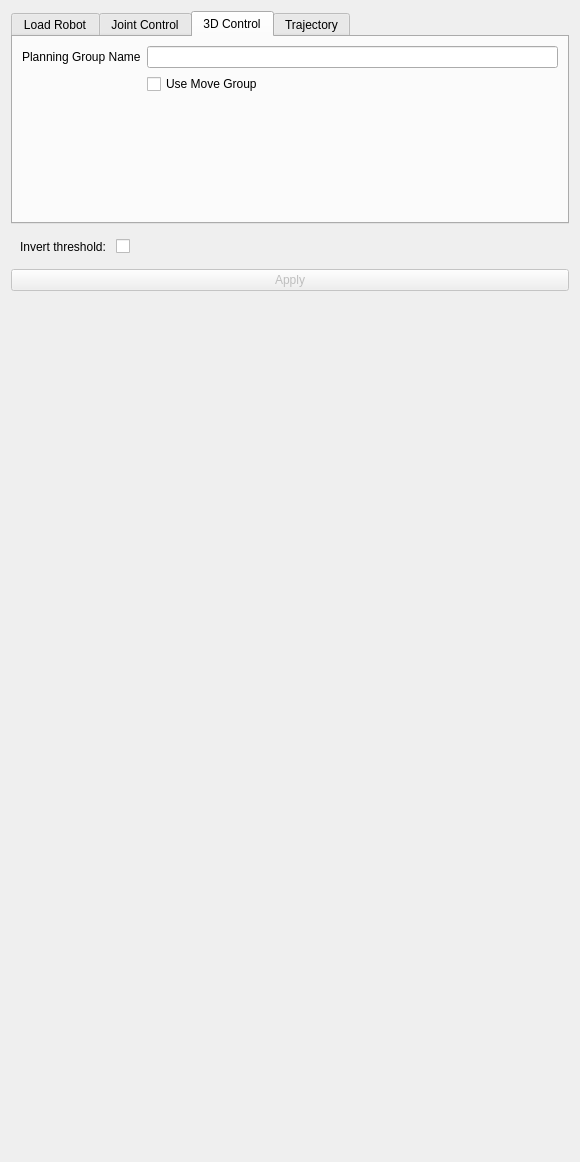
<?xml version="1.0" encoding="UTF-8"?>
<ui version="4.0">
 <class>RoboDrag</class>
 <widget class="qMRMLWidget" name="RoboDrag">
  <property name="geometry">
   <rect>
    <x>0</x>
    <y>0</y>
    <width>580</width>
    <height>1162</height>
   </rect>
  </property>
  <layout class="QVBoxLayout" name="verticalLayout">
   <item>
    <widget class="QTabWidget" name="tabWidget">
     <property name="sizePolicy">
      <sizepolicy hsizetype="Expanding" vsizetype="Preferred">
       <horstretch>0</horstretch>
       <verstretch>0</verstretch>
      </sizepolicy>
     </property>
     <property name="currentIndex">
      <number>2</number>
     </property>
     <widget class="QWidget" name="loadtab">
      <property name="contextMenuPolicy">
       <enum>Qt::PreventContextMenu</enum>
      </property>
      <attribute name="title">
       <string>Load Robot</string>
      </attribute>
      <layout class="QFormLayout" name="formLayout_2">
       <item row="0" column="0">
        <widget class="QLabel" name="robotnamelabel">
         <property name="text">
          <string>Robot Name:</string>
         </property>
        </widget>
       </item>
       <item row="0" column="1">
        <widget class="qMRMLNodeComboBox" name="ikrobotcombobox" native="true">
         <property name="nodeTypes" stdset="0">
          <stringlist notr="true">
           <string>vtkMRMLROS2RobotNode</string>
          </stringlist>
         </property>
         <property name="hideChildNodeTypes" stdset="0">
          <stringlist notr="true"/>
         </property>
         <property name="interactionNodeSingletonTag" stdset="0">
          <string notr="true"/>
         </property>
        </widget>
       </item>
       <item row="1" column="1">
        <widget class="QPushButton" name="usebutton">
         <property name="text">
          <string>Use</string>
         </property>
        </widget>
       </item>
       <item row="2" column="0" colspan="2">
        <widget class="ctkCollapsibleButton" name="appCollapsibleButton" native="true">
         <property name="enabled">
          <bool>true</bool>
         </property>
         <property name="text" stdset="0">
          <string>Robot Appearance </string>
         </property>
         <property name="collapsed" stdset="0">
          <bool>false</bool>
         </property>
         <layout class="QFormLayout" name="formLayout_6">
          <item row="2" column="0">
           <widget class="QLabel" name="label">
            <property name="text">
             <string>Robot Names:</string>
            </property>
           </widget>
          </item>
          <item row="2" column="1">
           <widget class="qMRMLNodeComboBox" name="robotcomboBox" native="true">
            <property name="nodeTypes" stdset="0">
             <stringlist notr="true">
              <string>vtkMRMLROS2RobotNode</string>
             </stringlist>
            </property>
            <property name="hideChildNodeTypes" stdset="0">
             <stringlist notr="true"/>
            </property>
            <property name="interactionNodeSingletonTag" stdset="0">
             <string notr="true"/>
            </property>
           </widget>
          </item>
          <item row="3" column="0">
           <widget class="QLabel" name="label_2">
            <property name="text">
             <string>Select Opacity Percentage:</string>
            </property>
           </widget>
          </item>
          <item row="3" column="1">
           <widget class="QSpinBox" name="spinBox">
            <property name="sizePolicy">
             <sizepolicy hsizetype="Minimum" vsizetype="Fixed">
              <horstretch>0</horstretch>
              <verstretch>0</verstretch>
             </sizepolicy>
            </property>
            <property name="baseSize">
             <size>
              <width>0</width>
              <height>0</height>
             </size>
            </property>
           </widget>
          </item>
          <item row="4" column="1">
           <widget class="QPushButton" name="opacitypushButton">
            <property name="text">
             <string>Set Opacity</string>
            </property>
           </widget>
          </item>
          <item row="5" column="0">
           <widget class="QLabel" name="label_3">
            <property name="text">
             <string>Change Robot Colour:</string>
            </property>
           </widget>
          </item>
          <item row="5" column="1">
           <widget class="ctkColorPickerButton" name="robotColorButton"/>
          </item>
         </layout>
        </widget>
       </item>
      </layout>
     </widget>
     <widget class="QWidget" name="Jointtab">
      <attribute name="title">
       <string>Joint Control</string>
      </attribute>
      <layout class="QVBoxLayout" name="verticalLayout_3">
       <item>
        <widget class="QPushButton" name="zeropushButton">
         <property name="enabled">
          <bool>false</bool>
         </property>
         <property name="text">
          <string>Home</string>
         </property>
        </widget>
       </item>
       <item>
        <spacer name="verticalSpacer_4">
         <property name="orientation">
          <enum>Qt::Vertical</enum>
         </property>
         <property name="sizeHint" stdset="0">
          <size>
           <width>20</width>
           <height>0</height>
          </size>
         </property>
        </spacer>
       </item>
      </layout>
     </widget>
     <widget class="QWidget" name="controltab">
      <attribute name="title">
       <string>3D Control</string>
      </attribute>
      <layout class="QFormLayout" name="formLayout">
       <item row="6" column="1">
        <widget class="QCheckBox" name="checkBox">
         <property name="enabled">
          <bool>true</bool>
         </property>
         <property name="text">
          <string>Use Move Group</string>
         </property>
        </widget>
       </item>
       <item row="7" column="0" colspan="2">
        <spacer name="verticalSpacer_2">
         <property name="orientation">
          <enum>Qt::Vertical</enum>
         </property>
         <property name="sizeHint" stdset="0">
          <size>
           <width>20</width>
           <height>40</height>
          </size>
         </property>
        </spacer>
       </item>
       <item row="5" column="1">
        <widget class="QLineEdit" name="plangroupline"/>
       </item>
       <item row="5" column="0">
        <widget class="QLabel" name="plangroup">
         <property name="text">
          <string>Planning Group Name</string>
         </property>
        </widget>
       </item>
      </layout>
     </widget>
     <widget class="QWidget" name="moveittab">
      <attribute name="title">
       <string>Trajectory</string>
      </attribute>
      <layout class="QFormLayout" name="formLayout_5">
       <item row="0" column="1">
        <widget class="QPushButton" name="planbutton">
         <property name="text">
          <string>Plan</string>
         </property>
        </widget>
       </item>
       <item row="1" column="1">
        <widget class="QPushButton" name="previewbutton">
         <property name="enabled">
          <bool>false</bool>
         </property>
         <property name="text">
          <string>Preview</string>
         </property>
        </widget>
       </item>
       <item row="2" column="1">
        <widget class="QPushButton" name="executebutton">
         <property name="enabled">
          <bool>false</bool>
         </property>
         <property name="text">
          <string>Execute</string>
         </property>
        </widget>
       </item>
      </layout>
     </widget>
    </widget>
   </item>
   <item>
    <widget class="ctkCollapsibleButton" name="advancedCollapsibleButton" native="true">
     <property name="text" stdset="0">
      <string>Advanced</string>
     </property>
     <property name="collapsed" stdset="0">
      <bool>true</bool>
     </property>
     <layout class="QFormLayout" name="formLayout_3">
      <item row="0" column="0">
       <widget class="QLabel" name="label_4">
        <property name="text">
         <string>Invert threshold: </string>
        </property>
       </widget>
      </item>
      <item row="0" column="1">
       <widget class="QCheckBox" name="invertOutputCheckBox">
        <property name="toolTip">
         <string>If checked, values above threshold are set to 0. If unchecked, values below are set to 0.</string>
        </property>
        <property name="text">
         <string/>
        </property>
        <property name="invertThreshold" stdset="0">
         <string/>
        </property>
       </widget>
      </item>
     </layout>
    </widget>
   </item>
   <item>
    <widget class="QPushButton" name="applyButton">
     <property name="enabled">
      <bool>false</bool>
     </property>
     <property name="toolTip">
      <string>Run the algorithm.</string>
     </property>
     <property name="text">
      <string>Apply</string>
     </property>
    </widget>
   </item>
   <item>
    <spacer name="verticalSpacer">
     <property name="orientation">
      <enum>Qt::Vertical</enum>
     </property>
     <property name="sizeHint" stdset="0">
      <size>
       <width>20</width>
       <height>40</height>
      </size>
     </property>
    </spacer>
   </item>
  </layout>
 </widget>
 <customwidgets>
  <customwidget>
   <class>ctkCollapsibleButton</class>
   <extends>QWidget</extends>
   <header>ctkCollapsibleButton.h</header>
   <container>1</container>
  </customwidget>
  <customwidget>
   <class>ctkColorPickerButton</class>
   <extends>QPushButton</extends>
   <header>ctkColorPickerButton.h</header>
  </customwidget>
  <customwidget>
   <class>qMRMLNodeComboBox</class>
   <extends>QWidget</extends>
   <header>qMRMLNodeComboBox.h</header>
  </customwidget>
  <customwidget>
   <class>qMRMLWidget</class>
   <extends>QWidget</extends>
   <header>qMRMLWidget.h</header>
   <container>1</container>
  </customwidget>
 </customwidgets>
 <resources/>
 <connections>
  <connection>
   <sender>RoboDrag</sender>
   <signal>mrmlSceneChanged(vtkMRMLScene*)</signal>
   <receiver>robotcomboBox</receiver>
   <slot>setMRMLScene(vtkMRMLScene*)</slot>
   <hints>
    <hint type="sourcelabel">
     <x>531</x>
     <y>762</y>
    </hint>
    <hint type="destinationlabel">
     <x>550</x>
     <y>169</y>
    </hint>
   </hints>
  </connection>
  <connection>
   <sender>RoboDrag</sender>
   <signal>mrmlSceneChanged(vtkMRMLScene*)</signal>
   <receiver>ikrobotcombobox</receiver>
   <slot>setMRMLScene(vtkMRMLScene*)</slot>
   <hints>
    <hint type="sourcelabel">
     <x>452</x>
     <y>814</y>
    </hint>
    <hint type="destinationlabel">
     <x>451</x>
     <y>67</y>
    </hint>
   </hints>
  </connection>
 </connections>
</ui>
